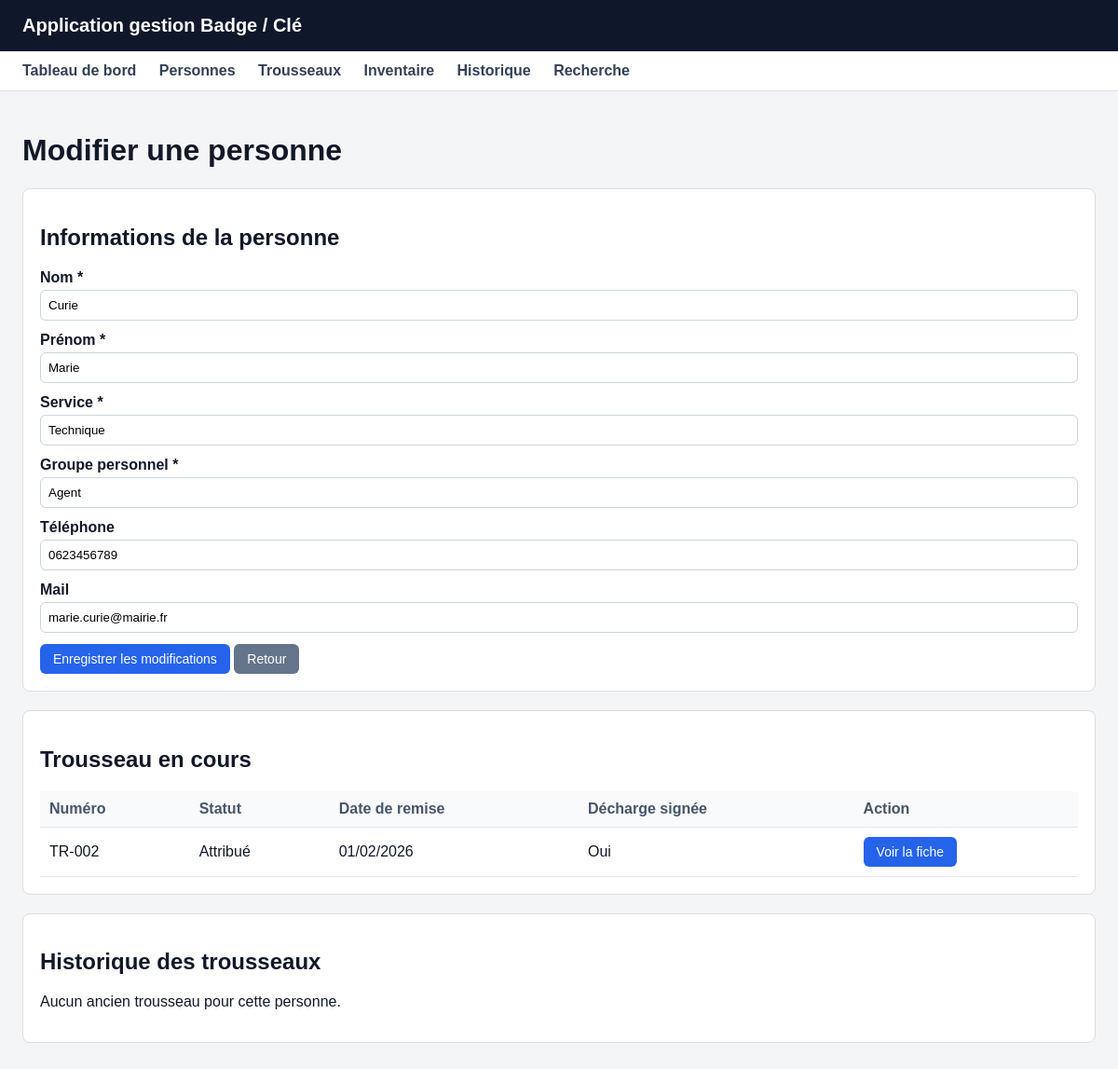
/modifier_personne.php?id=2, run on the app's committed database.
### tables this page shows
CREATE TABLE IF NOT EXISTS `personnes` (
  `id_personne` int NOT NULL AUTO_INCREMENT COMMENT 'Clé primaire de la table personne',
  `nom` varchar(100) NOT NULL COMMENT 'Nom de la personne ',
  `prenom` varchar(100) NOT NULL COMMENT 'Prénom de la personne',
  `service` varchar(100) NOT NULL COMMENT 'Service de la personne mairie,association ect ',
  `groupe_personnel` varchar(100) NOT NULL COMMENT 'sous catégorie de service (technicien, secrétaire, comptable, professeur )',
  `telephone` varchar(100) DEFAULT NULL COMMENT 'Numéro de téléphone de la personne (NULL possible)',
  `mail` varchar(100) DEFAULT NULL COMMENT 'Mail de la personne (NULL possible)',
  PRIMARY KEY (`id_personne`)
);

CREATE TABLE IF NOT EXISTS `historique_trousseaux` (
  `id_historique` int NOT NULL AUTO_INCREMENT COMMENT 'Clé primaire de l’historique',
  `id_trousseau` int NOT NULL COMMENT 'Trousseau concerné',
  `id_personne` int NOT NULL COMMENT 'Personne concernée par la remise ou restitution',
  `date_remise` date NOT NULL COMMENT 'Date de remise du trousseau',
  `date_restitution` date DEFAULT NULL COMMENT 'Date de restitution du trousseau, NULL si non rendu',
  `decharge_signee` tinyint(1) NOT NULL DEFAULT '0' COMMENT 'Décharge signée : 1 = oui, 0 = non',
  `statut_evenement` varchar(50) NOT NULL COMMENT 'Type d’événement : Remis, Restitué, Perdu',
  `commentaire` text COMMENT 'Commentaire éventuel',
  PRIMARY KEY (`id_historique`),
  KEY `id_trousseau` (`id_trousseau`),
  KEY `id_personne` (`id_personne`)
);

CREATE TABLE IF NOT EXISTS `trousseaux` (
  `id_trousseau` int NOT NULL AUTO_INCREMENT COMMENT 'Clé primaire du trousseau',
  `numero_trousseau` varchar(50) NOT NULL COMMENT 'Numéro unique du trousseau, exemple : TR-001',
  `statut` varchar(50) NOT NULL DEFAULT 'Disponible' COMMENT 'Statut du trousseau : Disponible, Attribué, Perdu',
  `commentaire` text COMMENT 'Commentaire éventuel sur le trousseau',
  PRIMARY KEY (`id_trousseau`),
  UNIQUE KEY `numero_trousseau` (`numero_trousseau`)
);

### includes/fonctions.php (called while the page is built, shortened)
<?php
function formaterDate(?string $date): string{
    return date('d/m/Y', strtotime($date));}
function afficherDecharge($valeur): string{
    return (int)$valeur === 1 ? 'Oui' : 'Non';}

### modifier_personne.php (the view, shortened to what this page needs)
<?php
require_once 'config/database.php';
require_once 'includes/fonctions.php';
include 'includes/header.php';
$id_personne = $_GET['id'] ?? null;
try {
    $requetePersonne = $pdo->prepare("
        SELECT * FROM personnes WHERE id_personne = :id_personne
    ");
    $requetePersonne->execute([':id_personne' => $id_personne]);
    $personne = $requetePersonne->fetch(PDO::FETCH_ASSOC);
    $requeteTrousseauActif = $pdo->prepare("
        SELECT t.id_trousseau, t.numero_trousseau, t.statut,
               h.date_remise, h.decharge_signee
        FROM historique_trousseaux h
        JOIN trousseaux t ON h.id_trousseau = t.id_trousseau
        WHERE h.id_personne = :id_personne
        AND h.date_restitution IS NULL
        ORDER BY h.date_remise DESC
    ");
    $requeteTrousseauActif->execute([':id_personne' => $id_personne]);
    $trousseaux_actifs = $requeteTrousseauActif->fetchAll(PDO::FETCH_ASSOC);
    $requeteAncienssTrousseaux = $pdo->prepare("
        SELECT t.id_trousseau, t.numero_trousseau, t.statut,
               h.date_remise, h.date_restitution, h.decharge_signee, h.commentaire
        FROM historique_trousseaux h
        JOIN trousseaux t ON h.id_trousseau = t.id_trousseau
        WHERE h.id_personne = :id_personne
        AND h.date_restitution IS NOT NULL
        ORDER BY h.date_restitution DESC
    ");
    $requeteAncienssTrousseaux->execute([':id_personne' => $id_personne]);
    $anciens_trousseaux = $requeteAncienssTrousseaux->fetchAll(PDO::FETCH_ASSOC);
} catch (PDOException $e) {
    die("Erreur SQL : " . $e->getMessage());
}
?>
<h1>Modifier une personne</h1>
<div class="card">
    <h2>Informations de la personne</h2>
    <form method="POST" action="modifier_personne.php?id=<?= urlencode($id_personne) ?>">
        <label>Nom *</label>
        <input type="text" name="nom" value="<?= htmlspecialchars($personne['nom']) ?>" required>
        <label>Prénom *</label>
        <input type="text" name="prenom" value="<?= htmlspecialchars($personne['prenom']) ?>" required>
        <label>Service *</label>
        <input type="text" name="service" value="<?= htmlspecialchars($personne['service']) ?>" required>
        <label>Groupe personnel *</label>
        <input type="text" name="groupe_personnel" value="<?= htmlspecialchars($personne['groupe_personnel']) ?>" required>
        <label>Téléphone</label>
        <input type="text" name="telephone" value="<?= htmlspecialchars($personne['telephone'] ?? '') ?>">
        <label>Mail</label>
        <input type="email" name="mail" value="<?= htmlspecialchars($personne['mail'] ?? '') ?>">
        <button type="submit" class="btn">Enregistrer les modifications</button>
        <a href="personnes.php" class="btn btn-secondary">Retour</a>
    </form>
</div>
<div class="card">
    <h2>Trousseau en cours</h2>
    <?php if (empty($trousseaux_actifs)) : ?>
        <p>Aucun trousseau actuellement attribué.</p>
    <?php else : ?>
        <table>
            <thead>
                <tr>
                    <th>Numéro</th>
                    <th>Statut</th>
                    <th>Date de remise</th>
                    <th>Décharge signée</th>
                    <th>Action</th>
                </tr>
            </thead>
            <tbody>
                <?php foreach ($trousseaux_actifs as $t) : ?>
                    <tr>
                        <td><?= htmlspecialchars($t['numero_trousseau']) ?></td>
                        <td><?= htmlspecialchars($t['statut']) ?></td>
                        <td><?= formaterDate($t['date_remise']) ?></td>
                        <td><?= afficherDecharge($t['decharge_signee']) ?></td>
                        <td>
                            <a href="fiche_trousseau.php?id=<?= (int)$t['id_trousseau'] ?>" class="btn">
                                Voir la fiche
                            </a>
                        </td>
                    </tr>
                <?php endforeach; ?>
            </tbody>
        </table>
    <?php endif; ?>
</div>
<div class="card">
    <h2>Historique des trousseaux</h2>
    <?php if (empty($anciens_trousseaux)) : ?>
        <p>Aucun ancien trousseau pour cette personne.</p>
    <?php endif; ?>
</div>
<?php include 'includes/footer.php'; ?>

### assets/css/style.css (style rules this page uses)
body { margin: 0; font-family: Arial, sans-serif; background-color: #f4f5f7; color: #111827; }
.card { background: white; border: 1px solid #ddd; border-radius: 8px; padding: 18px; margin-bottom: 20px; }
.btn { display: inline-block; background-color: #2563eb; color: white; padding: 8px 14px; text-decoration: none; border-radius: 6px; border: none; cursor: pointer; font-size: 0.875rem; }
.btn-secondary { background-color: #64748b; }
table { width: 100%; border-collapse: collapse; background: white; }
th, td { border-bottom: 1px solid #e5e7eb; padding: 10px; text-align: left; }
th { background-color: #f8fafc; color: #475569; }
input, select, textarea { width: 100%; padding: 8px; margin-top: 4px; margin-bottom: 12px; border: 1px solid #cbd5e1; border-radius: 6px; box-sizing: border-box; }
label { font-weight: bold; display: block; }

### data on the page
personnes: nom "Curie", prenom "Marie", service "Technique", groupe_personnel "Agent", telephone "0623456789", mail "marie.curie@mairie.fr"
historique_trousseaux: id_trousseau.numero_trousseau "TR-002", id_trousseau.statut "Attribué", date_remise "01/02/2026", decharge_signee "Oui"
